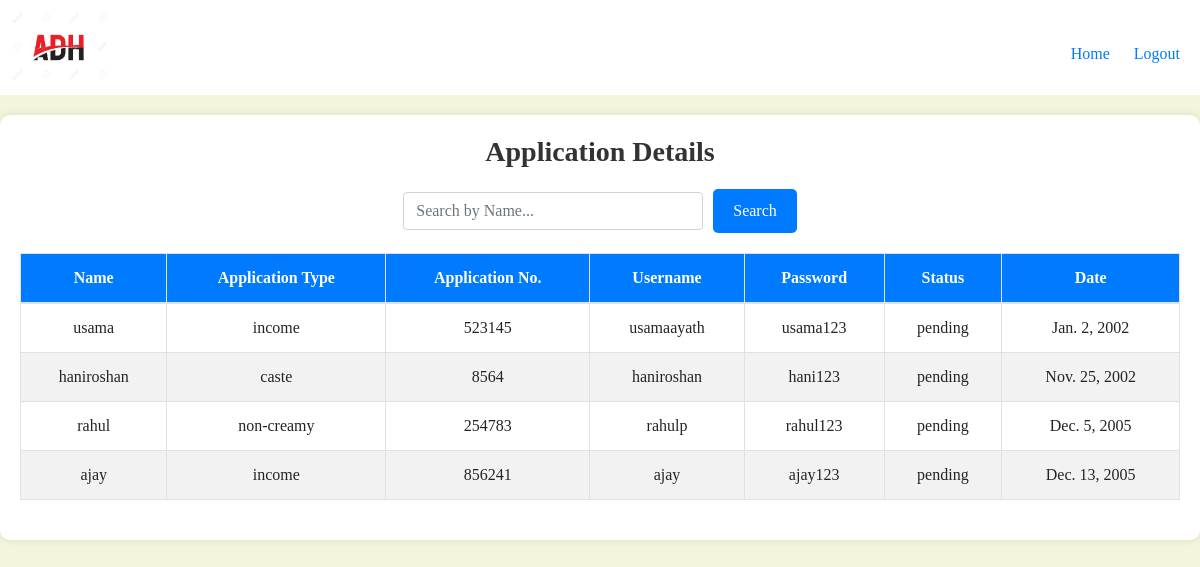
The app's page /view/ (signed in), older data.
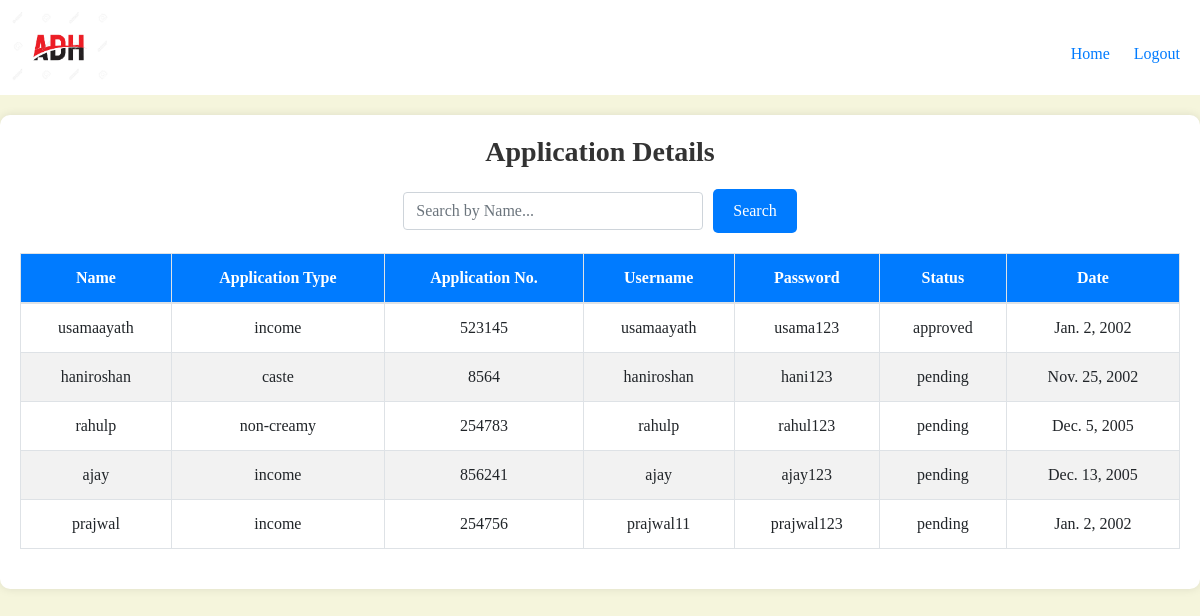
The same page, newer data.
### appadh/models.py (models this page shows)
class newApplication(models.Model):
    Name=models.CharField(max_length=30)
    Email=models.EmailField(max_length=30)
    Mobile_no=models.CharField(max_length=20)
    appoptions=(
        ('caste','Caste'),
        ('income','Income'),
        ('non-creamy','Non creamy'),
        ('possession','Possession'),
        ('etapp','Etapp'),
        ('landtax','Landtax'),
        ('irctc','IRCTC')
    )
    Application_type=models.CharField(max_length=20, choices=appoptions)
    Application_no=models.CharField(max_length=20)
    statusoptions=(
        ('approved','Approved'),
        ('pending','Pending'),
        ('rejected','Rejected'),
        ('none','None')
    )
    Application_status=models.CharField(max_length=10, choices=statusoptions)
    Username=models.CharField(max_length=30)
    Password=models.CharField(max_length=30)
    Date=models.DateField()

### appadh/views.py (the view)
# urls.py: path('view/',views.viewapplication,name="viewapplication"),
@login_required
def viewapplication(request):
    frm=newApplication.objects.all()
    return render(request,'viewapp.html',{'frm':frm})

### templates/viewapp.html (shortened to what this page needs)
<!DOCTYPE html>
<html lang="en">
<head>
    <link href="https://stackpath.bootstrapcdn.com/bootstrap/4.5.2/css/bootstrap.min.css" rel="stylesheet">
</head>
<body>
    {% include 'menubar.html' %}
    <div class="container form-container">
        <h2>Application Details</h2>
        <form method="post" action="{% url 'editsearch' %}" class="search-form">
            <input type="text" name="searchbox" maxlength="30" class="form-control" placeholder="Search by Name...">
            <button type="submit" class="btn">Search</button>
        </form>
        <table class="table table-bordered">
            <thead>
                <tr>
                    <th>Name</th>
                    <th>Application Type</th>
                    <th>Application No.</th>
                    <th>Username</th>
                    <th>Password</th>
                    <th>Status</th>
                    <th>Date</th>
                </tr>
            </thead>
            <tbody>
                {% for i in frm %}
                <tr>
                    <td>{{ i.Name }}</td>
                    <td>{{ i.Application_type }}</td>
                    <td>{{ i.Application_no }}</td>
                    <td>{{ i.Username }}</td>
                    <td>{{ i.Password }}</td>
                    <td>{{ i.Application_status }}</td>
                    <td>{{ i.Date }}</td>
                </tr>
                {% endfor %}
            </tbody>
        </table>
    </div>
</body>
</html>

Row changes from the older to the newer data that the page shows:
changed newApplication "usamaayath": Name "usama" → "usamaayath"; Application_status "pending" → "approved"
changed newApplication "rahulp": Name "rahul" → "rahulp"
added newApplication: Name "prajwal", Application_type "income", Application_no "254756", Username "prajwal11", Password "prajwal123", Application_status "pending", Date "Jan. 2, 2002"
